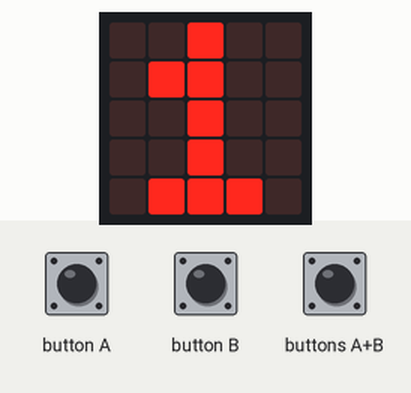
Bench run of a program on a simulated BBC micro:bit (MakeCode). On the bench: the board's 5×5 LED display. Inputs (shaded band) come from the test bench.

Above: at 0.1 s.
2.1 s: button A pressed for 0.15 s
At 2.8 s:
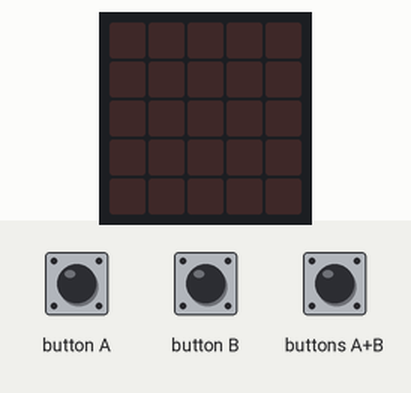
5.3 s: button A pressed for 0.15 s
Timing chart, 0 to 8.3 s (numbered marks = the images above; inputs shaded):
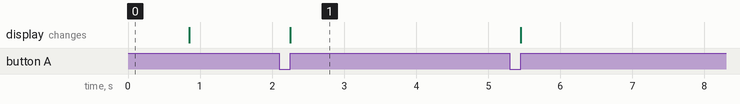

The program:

main.ts
```typescript
radio.onReceivedNumber(function (receivedNumber) {
    radio.sendNumber(순번)
    basic.showNumber(순번)
})
input.onButtonPressed(Button.A, function () {
    if (순번 < 9) {
        순번 += 1
        basic.showNumber(순번)
        basic.pause(100)
    }
})
input.onButtonPressed(Button.AB, function () {
    radio.sendNumber(순번)
})
input.onButtonPressed(Button.B, function () {
    if (순번 > 1) {
        순번 += -1
        basic.showNumber(순번)
        basic.pause(100)
    }
})
let 순번 = 0
radio.setGroup(100)
순번 = 1
basic.showNumber(순번)
basic.pause(100)
basic.forever(function () {
    led.stopAnimation()
})
```

test.ts
```typescript
// 테스트는 여기로 이동합니다; 이 패키지가 확장으로 사용될 때 컴파일되지 않을 것 입니다.
```
